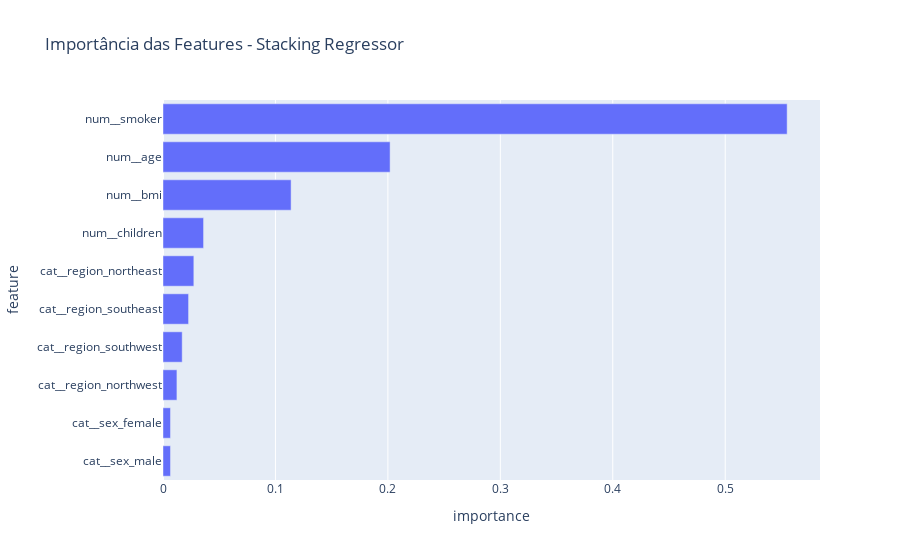

Notebook code for this chart:
### Code cell
fig = px.bar(
    importance_df,
    x='importance',
    y='feature',
    title='Importância das Features - Stacking Regressor',
    orientation='h'
)

fig.show()

### Figure 1 — Plotly figure (JSON) as saved in the notebook; plotly's stock layout.template omitted (floating-point values rounded to 4 significant figures)
{"data": [{"hovertemplate": "importance=%{x}<br>feature=%{y}<extra></extra>", "legendgroup": "", "marker": {"color": "#636efa", "pattern": {"shape": ""}}, "name": "", "orientation": "h", "showlegend": false, "textposition": "auto", "type": "bar", "x": [0.006653, 0.006654, 0.01239, 0.01707, 0.02275, 0.02743, 0.03608, 0.1139, 0.202, 0.5551], "xaxis": "x", "y": ["cat__sex_male", "cat__sex_female", "cat__region_northwest", "cat__region_southwest", "cat__region_southeast", "cat__region_northeast", "num__children", "num__bmi", "num__age", "num__smoker"], "yaxis": "y"}], "layout": {"barmode": "relative", "legend": {"tracegroupgap": 0}, "title": {"text": "Importância das Features - Stacking Regressor"}, "xaxis": {"anchor": "y", "domain": [0, 1], "title": {"text": "importance"}}, "yaxis": {"anchor": "x", "domain": [0, 1], "title": {"text": "feature"}}}}
